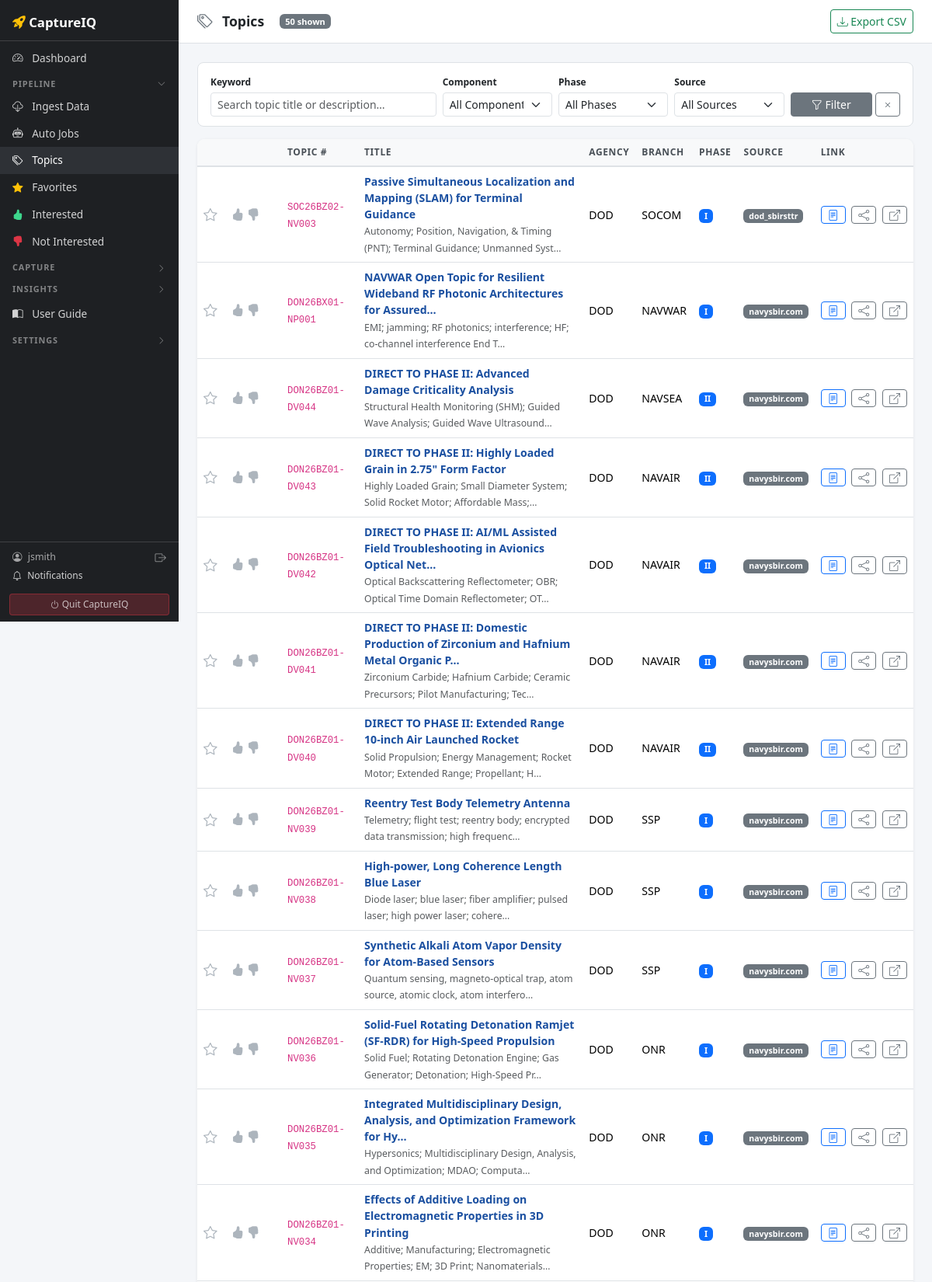
Screenshot of /topics (signed in, upper part) with the database file from the repository.
### tables this page shows
CREATE TABLE users (
                id            INTEGER PRIMARY KEY AUTOINCREMENT,
                username      TEXT UNIQUE NOT NULL,
                email         TEXT,
                password_hash TEXT NOT NULL,
                role          TEXT DEFAULT 'user',
                is_active     INTEGER DEFAULT 1,
                created_at    TEXT DEFAULT (datetime('now'))
            , last_login_at TEXT, last_login_ip TEXT, failed_login_attempts INTEGER DEFAULT 0, locked_at TEXT, is_capture_manager INTEGER DEFAULT 0);

CREATE TABLE topics (
                id              INTEGER PRIMARY KEY AUTOINCREMENT,
                external_id     TEXT UNIQUE,
                topic_number    TEXT,
                title           TEXT NOT NULL,
                agency          TEXT,
                branch          TEXT,
                phase           TEXT,
                description     TEXT,
                tech_contact    TEXT,
                url             TEXT,
                solicitation_id INTEGER REFERENCES solicitations(id) ON DELETE SET NULL,
                source          TEXT,
                created_at      TEXT DEFAULT (datetime('now')),
                updated_at      TEXT DEFAULT (datetime('now'))
            , objective TEXT, phase1_desc TEXT, phase2_desc TEXT, phase3_desc TEXT, keywords TEXT, tech_areas TEXT, focus_areas TEXT, itar INTEGER DEFAULT 0, cmmc_level TEXT, ref_docs TEXT, favorited INTEGER DEFAULT 0, score REAL DEFAULT 0, notes TEXT, close_date TEXT, open_date TEXT, release_date TEXT, solicitation_year TEXT, solicitation_status TEXT, topic_status TEXT DEFAULT '');

### app.py (the view)
@app.route("/topics")
@login_required
def topics():
    branch       = request.args.get("branch", "")   # component-level filter (Army, NAVAIR, etc.)
    agency       = request.args.get("agency", "")   # kept for backward-compat URL links
    phase        = request.args.get("phase", "")
    source       = request.args.get("source", "")
    keyword      = request.args.get("keyword", "")
    favorited    = request.args.get("favorited", "")
    topic_status = request.args.get("topic_status", "")
    page         = int(request.args.get("page", 1))
    per_page     = 50
    offset       = (page - 1) * per_page
    rows = db.get_topics(
        branch=branch or None,
        agency=agency or None,
        phase=phase or None,
        source=source or None,
        keyword=keyword or None,
        favorited=True if favorited == "1" else None,
        topic_status=topic_status if topic_status in ("nominated", "passed") else None,
        limit=per_page,
        offset=offset,
        user_id=current_user.id,
    )
    filters = {
        "branches": db.get_distinct("topics", "branch"),   # component names: NAVAIR, USAF, etc.
        "phases":   db.get_distinct("topics", "phase"),
        "sources":  db.get_distinct("topics", "source"),
    }
    return render_template("topics.html",
                           rows=rows, filters=filters, page=page, per_page=per_page,
                           branch=branch, agency=agency, phase=phase, source=source,
                           keyword=keyword, favorited=favorited,
                           topic_status=topic_status)

### templates/topics.html (shortened to what this page needs)
{% extends "base.html" %}
{% block content %}
<div class="topbar">
  <i class="bi bi-tags text-secondary fs-5"></i>
  <h1>Topics</h1>
  <span class="badge bg-secondary ms-2">{{ rows|length }} shown</span>
  <a href="{{ url_for('export_topics_csv',
                      branch=branch, phase=phase, source=source,
                      keyword=keyword, favorited=favorited,
                      topic_status=topic_status) }}"
     class="btn btn-outline-success btn-sm ms-auto">
    <i class="bi bi-download"></i> Export CSV
  </a>
</div>
<form method="get" class="filter-bar">
  <div class="row g-2 align-items-end">
    <div class="col-md-4">
      <label class="form-label mb-1 fw-semibold" style="font-size:.75rem">Keyword</label>
      <input type="text" name="keyword" class="form-control form-control-sm"
             placeholder="Search topic title or description…" value="{{ keyword }}">
    </div>
    <div class="col-md-2">
      <label class="form-label mb-1 fw-semibold" style="font-size:.75rem">Component</label>
      <select name="branch" class="form-select form-select-sm">
        <option value="">All Components</option>
      </select>
    </div>
    <div class="col-md-2">
      <label class="form-label mb-1 fw-semibold" style="font-size:.75rem">Phase</label>
      <select name="phase" class="form-select form-select-sm">
        <option value="">All Phases</option>
      </select>
    </div>
    <div class="col-md-2">
      <label class="form-label mb-1 fw-semibold" style="font-size:.75rem">Source</label>
      <select name="source" class="form-select form-select-sm">
        <option value="">All Sources</option>
      </select>
    </div>
    <div class="col-md-2 d-flex gap-1">
      <button type="submit" class="btn btn-secondary btn-sm w-100"><i class="bi bi-funnel"></i> Filter</button>
      <a href="{{ url_for('topics') }}" class="btn btn-outline-secondary btn-sm"><i class="bi bi-x"></i></a>
    </div>
  </div>
</form>
<div class="table-card">
  <table class="table table-hover align-middle">
    <thead>
      <tr>
        <th style="width:36px"></th>
        <th style="width:72px"></th>
        <th>Topic #</th>
        <th>Title</th>
        <th>Agency</th>
        <th>Branch</th>
        <th>Phase</th>
        <th>Source</th>
        <th>Link</th>
      </tr>
    </thead>
    <tbody>
      {% for row in rows %}
      <tr>
        <td>
          <form method="post" action="{{ url_for('toggle_topic_favorite', topic_id=row.id) }}">
            <button type="submit" class="fav-btn">
              <i class="bi {{ 'bi-star-fill' if row.favorited else 'bi-star' }}"></i>
            </button>
          </form>
        </td>
        <td>
          <div class="d-flex gap-1">
            <form method="post" action="{{ url_for('set_topic_status', topic_id=row.id) }}">
              <button type="submit" class="status-btn"
                      title="{{ 'Remove Interested' if row.topic_status == 'nominated' else 'Mark Interested' }}"
                      style="color:{{ '#1aab6d' if row.topic_status == 'nominated' else '#adb5bd' }}">
                <i class="bi bi-hand-thumbs-up-fill"></i>
              </button>
            </form>
            <form method="post" action="{{ url_for('set_topic_status', topic_id=row.id) }}">
              <button type="submit" class="status-btn"
                      title="{{ 'Remove Not Interested' if row.topic_status == 'passed' else 'Mark Not Interested' }}"
                      style="color:{{ '#dc3545' if row.topic_status == 'passed' else '#adb5bd' }}">
                <i class="bi bi-hand-thumbs-down-fill"></i>
              </button>
            </form>
          </div>
        </td>
        <td><code>{{ row.topic_number or '—' }}</code></td>
        <td>
          <a href="{{ url_for('topic_detail', topic_id=row.id) }}"
             class="fw-semibold text-decoration-none">
            {{ row.title[:80] }}{% if row.title|length > 80 %}…{% endif %}
          </a>
          {% if row.keywords %}
            <br><small class="text-muted">{{ row.keywords[:80] }}{% if row.keywords|length > 80 %}…{% endif %}</small>
          {% elif row.tech_contact %}
            <br><small class="text-muted"><i class="bi bi-person"></i> {{ row.tech_contact[:50] }}</small>
          {% endif %}
        </td>
        <td>{{ row.agency or '—' }}</td>
        <td>{{ row.branch or '—' }}</td>
        <td>
          {% if row.phase %}
            <span class="badge bg-primary">{{ row.phase }}</span>
          {% else %}—{% endif %}
        </td>
        <td>
          <span class="badge bg-secondary">{{ row.source or '—' }}</span>
        </td>
        <td style="white-space:nowrap">
          <a href="{{ url_for('topic_detail', topic_id=row.id) }}"
             class="btn btn-outline-primary btn-sm py-0 me-1" title="View details">
            <i class="bi bi-file-text"></i>
          </a>
          {% if row.url %}
            <button type="button"
                    class="btn btn-outline-secondary btn-sm py-0 me-1"
                    onclick="copyLink('{{ row.url }}', this)"
                    title="Copy topic link">
              <i class="bi bi-share"></i>
            </button>
            <a href="{{ row.url }}" target="_blank" rel="noopener"
               class="btn btn-outline-secondary btn-sm py-0" title="Open on sbir.gov">
              <i class="bi bi-box-arrow-up-right"></i>
            </a>
          {% endif %}
        </td>
      </tr>
      {% endfor %}
    </tbody>
  </table>
</div>
{% endblock %}

### templates/base.html (shortened to what this page needs)
<!DOCTYPE html>
<html lang="en">
<head>
  <link href="https://cdn.jsdelivr.net/npm/bootstrap@5.3.2/dist/css/bootstrap.min.css" rel="stylesheet">
  <link href="https://cdn.jsdelivr.net/npm/bootstrap-icons@1.11.3/font/bootstrap-icons.css" rel="stylesheet">
  <link href="/static/css/mobile.css" rel="stylesheet">
</head>
<body>
<nav id="sidebar">
  <div class="brand">
    <i class="bi bi-rocket-takeoff-fill text-warning"></i> CaptureIQ
  </div>
  <div id="sidebar-scroll">
  {% if current_user.is_authenticated and current_user.is_admin %}
  <ul class="nav flex-column mt-2">
    <li class="nav-section">User Management</li>
    <li class="nav-item">
      <a class="nav-link {% if request.endpoint == 'admin_users' %}active{% endif %}"
         href="{{ url_for('admin_users') }}">
        <i class="bi bi-people-fill"></i> Users
      </a>
    </li>
    <li class="nav-section">Telemetry</li>
    <li class="nav-item">
      <a class="nav-link {% if request.endpoint == 'admin_audit_log' %}active{% endif %}"
         href="{{ url_for('admin_audit_log') }}">
        <i class="bi bi-journal-text"></i> Audit Log
      </a>
    </li>
    <li class="nav-section">Database</li>
    <li class="nav-item">
      <a class="nav-link {% if request.endpoint == 'admin_db' %}active{% endif %}"
         href="{{ url_for('admin_db') }}">
        <i class="bi bi-database-fill"></i> DB Stats &amp; Backup
      </a>
    </li>
    <li class="nav-section">Configuration</li>
    <li class="nav-item">
      <a class="nav-link {% if request.endpoint == 'admin_settings' %}active{% endif %}"
         href="{{ url_for('admin_settings') }}">
        <i class="bi bi-gear-fill"></i> App Settings
      </a>
    </li>
  </ul>
  {% else %}
  {% set pipeline_active = request.endpoint in ['ingest_page', 'topics', 'search', 'ingest_jobs'] %}
  {% set capture_active  = request.endpoint in ['projects', 'project_detail', 'create_project', 'tasks', 'capture_dashboard', 'all_key_contacts', 'capture_plan_detail'] %}
  {% set insights_active = request.endpoint in ['analytics'] %}
  {% set settings_active = request.endpoint in ['gdrive_settings', 'sharepoint_settings'] %}
  <ul class="nav flex-column mt-1">
    <li class="nav-item">
      <a class="nav-link {% if request.endpoint == 'dashboard' %}active{% endif %}" href="{{ url_for('dashboard') }}">
        <i class="bi bi-speedometer2"></i> Dashboard
      </a>
    </li>
    <li class="nav-item">
      <button class="nav-section-toggle {% if not pipeline_active %}collapsed{% endif %}"
              data-bs-toggle="collapse" data-bs-target="#sec-pipeline"
              aria-expanded="{{ 'true' if pipeline_active else 'false' }}">
        Pipeline
        <i class="bi bi-chevron-down chevron"></i>
      </button>
    </li>
    <div class="collapse {% if pipeline_active %}show{% endif %}" id="sec-pipeline">
      <li class="nav-item">
        <a class="nav-link {% if request.endpoint == 'ingest_page' %}active{% endif %}" href="{{ url_for('ingest_page') }}">
          <i class="bi bi-cloud-download"></i> Ingest Data
        </a>
      </li>
      <li class="nav-item">
        <a class="nav-link {% if request.endpoint == 'ingest_jobs' %}active{% endif %}"
           href="{{ url_for('ingest_jobs') }}">
          <i class="bi bi-robot"></i> Auto Jobs
        </a>
      </li>
      <li class="nav-item">
        <a class="nav-link {% if request.endpoint == 'topics' and not request.args.get('favorited') and not request.args.get('topic_status') %}active{% endif %}"
           href="{{ url_for('topics') }}">
          <i class="bi bi-tags"></i> Topics
        </a>
      </li>
      <li class="nav-item">
        <a class="nav-link {% if request.endpoint == 'topics' and request.args.get('favorited') == '1' %}active{% endif %}"
           href="{{ url_for('topics', favorited='1') }}">
          <i class="bi bi-star-fill text-warning"></i> Favorites
        </a>
      </li>
      <li class="nav-item">
        <a class="nav-link {% if request.endpoint == 'topics' and request.args.get('topic_status') == 'nominated' %}active{% endif %}"
           href="{{ url_for('topics', topic_status='nominated') }}">
          <i class="bi bi-hand-thumbs-up-fill" style="color:#3dd68c"></i> Interested
        </a>
      </li>
      <li class="nav-item">
        <a class="nav-link {% if request.endpoint == 'topics' and request.args.get('topic_status') == 'passed' %}active{% endif %}"
           href="{{ url_for('topics', topic_status='passed') }}">
          <i class="bi bi-hand-thumbs-down-fill text-danger"></i> Not Interested
        </a>
      </li>
    </div>
    <li class="nav-item">
      <button class="nav-section-toggle {% if not capture_active %}collapsed{% endif %}"
              data-bs-toggle="collapse" data-bs-target="#sec-capture"
              aria-expanded="{{ 'true' if capture_active else 'false' }}">
        Capture
        <i class="bi bi-chevron-down chevron"></i>
      </button>
    </li>
    <li class="nav-item">
      <button class="nav-section-toggle {% if not insights_active %}collapsed{% endif %}"
              data-bs-toggle="collapse" data-bs-target="#sec-insights"
              aria-expanded="{{ 'true' if insights_active else 'false' }}">
        Insights
        <i class="bi bi-chevron-down chevron"></i>
      </button>
    </li>
    <li class="nav-item mt-1">
      <a class="nav-link {% if request.endpoint == 'user_guide' %}active{% endif %}"
         href="{{ url_for('user_guide') }}">
        <i class="bi bi-book-half"></i> User Guide
      </a>
    </li>
    <li class="nav-item">
      <button class="nav-section-toggle {% if not settings_active %}collapsed{% endif %}"
              data-bs-toggle="collapse" data-bs-target="#sec-settings"
              aria-expanded="{{ 'true' if settings_active else 'false' }}">
        Settings
        <i class="bi bi-chevron-down chevron"></i>
      </button>
    </li>
  </ul>
  {% endif %}
  </div>
  {% if current_user.is_authenticated %}
  <div style="border-top:1px solid rgba(255,255,255,.15); flex-shrink:0">
    <div style="padding:.55rem 1rem; font-size:.78rem; color:rgba(255,255,255,.6)">
      <div class="d-flex align-items-center justify-content-between mb-1">
        <div>
          <i class="bi bi-person-circle me-1"></i>
          <span>{{ current_user.username }}</span>
        </div>
        <a href="{{ url_for('logout') }}" class="text-white-50" title="Sign out"
           style="text-decoration:none; font-size:.9rem">
          <i class="bi bi-box-arrow-right"></i>
        </a>
      </div>
      <a href="{{ url_for('notifications') }}" style="color:rgba(255,255,255,.8); text-decoration:none; font-size:.75rem"
         class="d-block">
        <i class="bi bi-bell me-1"></i> Notifications
      </a>
    </div>
    <div style="padding:.3rem .75rem .5rem">
      <form method="post" action="{{ url_for('shutdown') }}"
            onsubmit="return confirm('Shut down CaptureIQ? The server will stop and you will need to relaunch it.')">
        <button type="submit" class="btn btn-sm w-100"
                style="background:rgba(220,53,69,.25); border:1px solid rgba(220,53,69,.4); color:rgba(255,255,255,.7); font-size:.75rem">
          <i class="bi bi-power"></i> Quit CaptureIQ
        </button>
      </form>
    </div>
  </div>
  {% endif %}
</nav>
<div id="main-content">
  {% block content %}{% endblock %}
</div>
</body>
</html>

### rows the page displays
users: username "jsmith"
topics: topic_number "SOC26BZ02-NV003", title "Passive Simultaneous Localization and Mapping (SLAM) for Terminal Guidance", keywords "Autonomy; Position, Navigation, & Timing (PNT); Terminal Guidance; Unmanned Syst", agency "DOD", branch "SOCOM", phase "I", source "dod_sbirsttr"
topics: topic_number "DON26BX01-NP001", title "NAVWAR Open Topic for Resilient Wideband RF Photonic Architectures for Assured", keywords "EMI; jamming; RF photonics; interference; HF; co-channel interference End T", agency "DOD", branch "NAVWAR", phase "I", source "navysbir.com"
topics: topic_number "DON26BZ01-DV044", title "DIRECT TO PHASE II: Advanced Damage Criticality Analysis", keywords "Structural Health Monitoring (SHM); Guided Wave Analysis; Guided Wave Ultrasound", agency "DOD", branch "NAVSEA", phase "II", source "navysbir.com"
topics: topic_number "DON26BZ01-DV043", title "DIRECT TO PHASE II: Highly Loaded Grain in 2.75\" Form Factor", keywords "Highly Loaded Grain; Small Diameter System; Solid Rocket Motor; Affordable Mass;", agency "DOD", branch "NAVAIR", phase "II", source "navysbir.com"
topics: topic_number "DON26BZ01-DV042", title "DIRECT TO PHASE II: AI/ML Assisted Field Troubleshooting in Avionics Optical Net", keywords "Optical Backscattering Reflectometer; OBR; Optical Time Domain Reflectometer; OT", agency "DOD", branch "NAVAIR", phase "II", source "navysbir.com"
topics: topic_number "DON26BZ01-DV041", title "DIRECT TO PHASE II: Domestic Production of Zirconium and Hafnium Metal Organic P", keywords "Zirconium Carbide; Hafnium Carbide; Ceramic Precursors; Pilot Manufacturing; Tec", agency "DOD", branch "NAVAIR", phase "II", source "navysbir.com"
topics: topic_number "DON26BZ01-DV040", title "DIRECT TO PHASE II: Extended Range 10-inch Air Launched Rocket", keywords "Solid Propulsion; Energy Management; Rocket Motor; Extended Range; Propellant; H", agency "DOD", branch "NAVAIR", phase "II", source "navysbir.com"
topics: topic_number "DON26BZ01-NV039", title "Reentry Test Body Telemetry Antenna", keywords "Telemetry; flight test; reentry body; encrypted data transmission; high frequenc", agency "DOD", branch "SSP", phase "I", source "navysbir.com"
topics: topic_number "DON26BZ01-NV038", title "High-power, Long Coherence Length Blue Laser", keywords "Diode laser; blue laser; fiber amplifier; pulsed laser; high power laser; cohere", agency "DOD", branch "SSP", phase "I", source "navysbir.com"
topics: topic_number "DON26BZ01-NV037", title "Synthetic Alkali Atom Vapor Density for Atom-Based Sensors", keywords "Quantum sensing, magneto-optical trap, atom source, atomic clock, atom interfero", agency "DOD", branch "SSP", phase "I", source "navysbir.com"
topics: topic_number "DON26BZ01-NV036", title "Solid-Fuel Rotating Detonation Ramjet (SF-RDR) for High-Speed Propulsion", keywords "Solid Fuel; Rotating Detonation Engine; Gas Generator; Detonation; High-Speed Pr", agency "DOD", branch "ONR", phase "I", source "navysbir.com"
topics: topic_number "DON26BZ01-NV035", title "Integrated Multidisciplinary Design, Analysis, and Optimization Framework for Hy", keywords "Hypersonics; Multidisciplinary Design, Analysis, and Optimization; MDAO; Computa", agency "DOD", branch "ONR", phase "I", source "navysbir.com"
topics: topic_number "DON26BZ01-NV034", title "Effects of Additive Loading on Electromagnetic Properties in 3D Printing", keywords "Additive; Manufacturing; Electromagnetic Properties; EM; 3D Print; Nanomaterials", agency "DOD", branch "ONR", phase "I", source "navysbir.com"

### other values shown
{{ rows|length }} "50"
